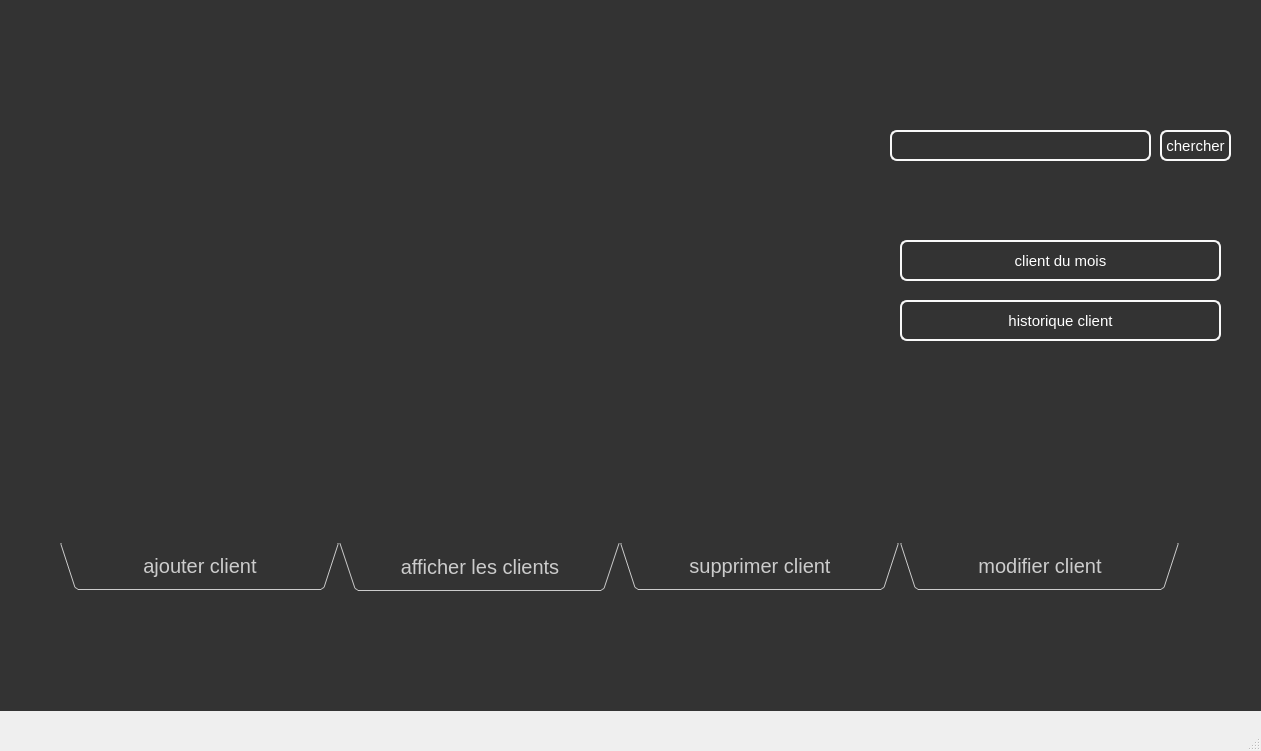
<?xml version="1.0" encoding="UTF-8"?>
<ui version="4.0">
 <class>MainWindow</class>
 <widget class="QMainWindow" name="MainWindow">
  <property name="geometry">
   <rect>
    <x>0</x>
    <y>0</y>
    <width>1261</width>
    <height>751</height>
   </rect>
  </property>
  <property name="windowTitle">
   <string>ajout_de_produit</string>
  </property>
  <widget class="QWidget" name="centralwidget">
   <widget class="QLabel" name="label_6">
    <property name="geometry">
     <rect>
      <x>0</x>
      <y>0</y>
      <width>1261</width>
      <height>711</height>
     </rect>
    </property>
    <property name="font">
     <font>
      <kerning>true</kerning>
     </font>
    </property>
    <property name="focusPolicy">
     <enum>Qt::StrongFocus</enum>
    </property>
    <property name="toolTip">
     <string/>
    </property>
    <property name="autoFillBackground">
     <bool>false</bool>
    </property>
    <property name="styleSheet">
     <string notr="true">QFrame 
{
background :#333;

}
/*background-image: url(&quot;Bureau/projet off/background.png&quot;);*/
</string>
    </property>
    <property name="text">
     <string/>
    </property>
    <property name="pixmap">
     <pixmap>../background.png</pixmap>
    </property>
    <property name="scaledContents">
     <bool>true</bool>
    </property>
   </widget>
   <widget class="QTabWidget" name="tabWidget">
    <property name="geometry">
     <rect>
      <x>60</x>
      <y>50</y>
      <width>1191</width>
      <height>541</height>
     </rect>
    </property>
    <property name="styleSheet">
     <string notr="true">QWidget{background:transparent} QTabWidget::pane{border: 1px;border-color:red;background-color: transparent;} 
QTabBar::tab {background-color: transparent;color: #ccc;width: 280px;height:48px;font-size:20px} 

QTabBar::tab:hover{
color: white;
background-color:#D81515;
border-width: 2px;
border-color: #000000;;
border-style: solid;
border-radius: 7;
padding: 3px;
font-size: 25px;


}</string>
    </property>
    <property name="tabPosition">
     <enum>QTabWidget::South</enum>
    </property>
    <property name="tabShape">
     <enum>QTabWidget::Triangular</enum>
    </property>
    <property name="currentIndex">
     <number>1</number>
    </property>
    <property name="usesScrollButtons">
     <bool>true</bool>
    </property>
    <widget class="QWidget" name="ajouter">
     <attribute name="title">
      <string>ajouter client</string>
     </attribute>
     <widget class="QGroupBox" name="groupBox">
      <property name="geometry">
       <rect>
        <x>160</x>
        <y>30</y>
        <width>781</width>
        <height>461</height>
       </rect>
      </property>
      <property name="font">
       <font>
        <weight>75</weight>
        <bold>true</bold>
       </font>
      </property>
      <property name="styleSheet">
       <string notr="true">color: white;</string>
      </property>
      <property name="title">
       <string>ajout</string>
      </property>
      <widget class="QLabel" name="label_7">
       <property name="geometry">
        <rect>
         <x>120</x>
         <y>250</y>
         <width>91</width>
         <height>16</height>
        </rect>
       </property>
       <property name="font">
        <font>
         <pointsize>12</pointsize>
         <weight>75</weight>
         <bold>true</bold>
        </font>
       </property>
       <property name="styleSheet">
        <string notr="true">color: white;</string>
       </property>
       <property name="text">
        <string>type client</string>
       </property>
      </widget>
      <widget class="QLabel" name="label_5">
       <property name="geometry">
        <rect>
         <x>120</x>
         <y>190</y>
         <width>51</width>
         <height>16</height>
        </rect>
       </property>
       <property name="font">
        <font>
         <pointsize>12</pointsize>
         <weight>75</weight>
         <bold>true</bold>
        </font>
       </property>
       <property name="styleSheet">
        <string notr="true">color: white;</string>
       </property>
       <property name="text">
        <string>nb pts </string>
       </property>
      </widget>
      <widget class="QPushButton" name="reset">
       <property name="geometry">
        <rect>
         <x>400</x>
         <y>390</y>
         <width>201</width>
         <height>41</height>
        </rect>
       </property>
       <property name="styleSheet">
        <string notr="true">QPushButton{

color: white;
background-color:Transparent;;
border-width: 2px;
border-color: #F9F9F9;
border-style: solid;
border-radius: 7;
padding: 3px;
font-size: 15px;


}</string>
       </property>
       <property name="text">
        <string>reset</string>
       </property>
      </widget>
      <widget class="QLabel" name="label_2">
       <property name="geometry">
        <rect>
         <x>120</x>
         <y>90</y>
         <width>56</width>
         <height>16</height>
        </rect>
       </property>
       <property name="font">
        <font>
         <pointsize>12</pointsize>
         <weight>75</weight>
         <bold>true</bold>
        </font>
       </property>
       <property name="styleSheet">
        <string notr="true">color: white;</string>
       </property>
       <property name="text">
        <string>nom</string>
       </property>
      </widget>
      <widget class="QLineEdit" name="id">
       <property name="geometry">
        <rect>
         <x>250</x>
         <y>30</y>
         <width>221</width>
         <height>31</height>
        </rect>
       </property>
       <property name="styleSheet">
        <string notr="true">QLineEdit{
color: white;
background-color:Transparent;;
border-width: 2px;
border-color: #F9F9F9;
border-style: solid;
border-radius: 7;
padding: 3px;
font-size: 15px;

}
QLineEdit:focus
{border:2px solid #FBAD25;
}</string>
       </property>
      </widget>
      <widget class="QLineEdit" name="classe">
       <property name="geometry">
        <rect>
         <x>250</x>
         <y>240</y>
         <width>221</width>
         <height>31</height>
        </rect>
       </property>
       <property name="styleSheet">
        <string notr="true">QLineEdit{
color: white;
background-color:Transparent;;
border-width: 2px;
border-color: #F9F9F9;
border-style: solid;
border-radius: 7;
padding: 3px;
font-size: 15px;

}
QLineEdit:focus
{border:2px solid #FBAD25;
}</string>
       </property>
      </widget>
      <widget class="QPushButton" name="pb_ajouter">
       <property name="geometry">
        <rect>
         <x>160</x>
         <y>390</y>
         <width>201</width>
         <height>41</height>
        </rect>
       </property>
       <property name="styleSheet">
        <string notr="true">QPushButton{

color: white;
background-color:Transparent;;
border-width: 2px;
border-color: #F9F9F9;
border-style: solid;
border-radius: 7;
padding: 3px;
font-size: 15px;


}
QPushButton:focus
{border:2px solid #FBAD25;
}</string>
       </property>
       <property name="text">
        <string>ajouter</string>
       </property>
      </widget>
      <widget class="QLineEdit" name="nom">
       <property name="geometry">
        <rect>
         <x>250</x>
         <y>80</y>
         <width>221</width>
         <height>31</height>
        </rect>
       </property>
       <property name="styleSheet">
        <string notr="true">QLineEdit{
color: white;
background-color:Transparent;;
border-width: 2px;
border-color: #F9F9F9;
border-style: solid;
border-radius: 7;
padding: 3px;
font-size: 15px;

}
QLineEdit:focus
{border:2px solid #FBAD25;
}</string>
       </property>
      </widget>
      <widget class="QLineEdit" name="prenom">
       <property name="geometry">
        <rect>
         <x>250</x>
         <y>130</y>
         <width>221</width>
         <height>31</height>
        </rect>
       </property>
       <property name="styleSheet">
        <string notr="true">QLineEdit{
color: white;
background-color:Transparent;;
border-width: 2px;
border-color: #F9F9F9;
border-style: solid;
border-radius: 7;
padding: 3px;
font-size: 15px;

}
QLineEdit:focus
{border:2px solid #FBAD25;
}</string>
       </property>
      </widget>
      <widget class="QLineEdit" name="cadeau_client">
       <property name="geometry">
        <rect>
         <x>250</x>
         <y>310</y>
         <width>221</width>
         <height>31</height>
        </rect>
       </property>
       <property name="styleSheet">
        <string notr="true">QLineEdit{
color: white;
background-color:Transparent;;
border-width: 2px;
border-color: #F9F9F9;
border-style: solid;
border-radius: 7;
padding: 3px;
font-size: 15px;

}
QLineEdit:focus
{border:2px solid #FBAD25;
}</string>
       </property>
      </widget>
      <widget class="QSpinBox" name="nbpts">
       <property name="geometry">
        <rect>
         <x>280</x>
         <y>180</y>
         <width>42</width>
         <height>22</height>
        </rect>
       </property>
      </widget>
      <widget class="QLabel" name="label">
       <property name="geometry">
        <rect>
         <x>120</x>
         <y>40</y>
         <width>101</width>
         <height>16</height>
        </rect>
       </property>
       <property name="font">
        <font>
         <pointsize>12</pointsize>
         <weight>75</weight>
         <bold>true</bold>
        </font>
       </property>
       <property name="styleSheet">
        <string notr="true">color: white;</string>
       </property>
       <property name="text">
        <string>id client</string>
       </property>
      </widget>
      <widget class="QLabel" name="label_8">
       <property name="geometry">
        <rect>
         <x>110</x>
         <y>320</y>
         <width>131</width>
         <height>16</height>
        </rect>
       </property>
       <property name="font">
        <font>
         <pointsize>12</pointsize>
         <weight>75</weight>
         <italic>false</italic>
         <bold>true</bold>
        </font>
       </property>
       <property name="styleSheet">
        <string notr="true">color: white;</string>
       </property>
       <property name="text">
        <string>cadeau client</string>
       </property>
      </widget>
      <widget class="QLabel" name="label_4">
       <property name="geometry">
        <rect>
         <x>120</x>
         <y>140</y>
         <width>81</width>
         <height>20</height>
        </rect>
       </property>
       <property name="font">
        <font>
         <pointsize>12</pointsize>
         <weight>75</weight>
         <bold>true</bold>
        </font>
       </property>
       <property name="styleSheet">
        <string notr="true">color: white;</string>
       </property>
       <property name="text">
        <string>prenom</string>
       </property>
      </widget>
     </widget>
    </widget>
    <widget class="QWidget" name="afficher">
     <attribute name="title">
      <string>afficher les clients</string>
     </attribute>
     <widget class="QTableView" name="tab_client">
      <property name="geometry">
       <rect>
        <x>40</x>
        <y>40</y>
        <width>761</width>
        <height>401</height>
       </rect>
      </property>
      <property name="styleSheet">
       <string notr="true">QTableView
{
    alternate-background-color: #1F1F1F;
    gridline-color: white;
    color: white;

    font: 75 9pt &quot;MS Shell Dlg 2&quot;;
}
QTableView::item 
{
    color: white;
}

QTableView::item:focus
{
    color: gray;
    background: #0063cd;
}
QTableView::item:selected
{
    color: red;
    background: #0063cd;
}

QCheckBox::indicator:checked, QCheckBox::indicator:unchecked{
    color: #b1b1b1;
    background-color: #323232;
    border: 1px solid #b1b1b1;
    border-radius: 1px;
    width: 7px;
    height: 7px;
    margin: 0px 5px 0 5px;
}

    padding-left:10px;
    height:100px;
    width:180px;
    color: #5a5a5a;
    border-bottom :1px solid #f0f0f0;</string>
      </property>
     </widget>
     <widget class="QPushButton" name="pb_client_dumois">
      <property name="geometry">
       <rect>
        <x>840</x>
        <y>190</y>
        <width>321</width>
        <height>41</height>
       </rect>
      </property>
      <property name="styleSheet">
       <string notr="true">QPushButton{

color: white;
background-color:Transparent;;
border-width: 2px;
border-color: #F9F9F9;
border-style: solid;
border-radius: 7;
padding: 3px;
font-size: 15px;


}
QPushButton:focus
{border:2px solid #FBAD25;
}</string>
      </property>
      <property name="text">
       <string>client du mois</string>
      </property>
     </widget>
     <widget class="QPushButton" name="pb_historique_client">
      <property name="geometry">
       <rect>
        <x>840</x>
        <y>250</y>
        <width>321</width>
        <height>41</height>
       </rect>
      </property>
      <property name="styleSheet">
       <string notr="true">QPushButton{

color: white;
background-color:Transparent;;
border-width: 2px;
border-color: #F9F9F9;
border-style: solid;
border-radius: 7;
padding: 3px;
font-size: 15px;


}
QPushButton:focus
{border:2px solid #FBAD25;
}</string>
      </property>
      <property name="text">
       <string>historique client</string>
      </property>
     </widget>
     <widget class="QLineEdit" name="id_3">
      <property name="geometry">
       <rect>
        <x>830</x>
        <y>80</y>
        <width>261</width>
        <height>31</height>
       </rect>
      </property>
      <property name="styleSheet">
       <string notr="true">QLineEdit{
color: white;
background-color:Transparent;;
border-width: 2px;
border-color: #F9F9F9;
border-style: solid;
border-radius: 7;
padding: 3px;
font-size: 15px;

}
QLineEdit:focus
{border:2px solid #FBAD25;
}</string>
      </property>
     </widget>
     <widget class="QPushButton" name="pb_client_dumois_2">
      <property name="geometry">
       <rect>
        <x>1100</x>
        <y>80</y>
        <width>71</width>
        <height>31</height>
       </rect>
      </property>
      <property name="styleSheet">
       <string notr="true">QPushButton{

color: white;
background-color:Transparent;;
border-width: 2px;
border-color: #F9F9F9;
border-style: solid;
border-radius: 7;
padding: 3px;
font-size: 15px;


}
QPushButton:focus
{border:2px solid #FBAD25;
}</string>
      </property>
      <property name="text">
       <string>chercher</string>
      </property>
     </widget>
    </widget>
    <widget class="QWidget" name="supprimer">
     <attribute name="title">
      <string>supprimer client</string>
     </attribute>
     <widget class="QGroupBox" name="groupBox_suppression">
      <property name="geometry">
       <rect>
        <x>350</x>
        <y>100</y>
        <width>421</width>
        <height>251</height>
       </rect>
      </property>
      <property name="font">
       <font>
        <weight>75</weight>
        <bold>true</bold>
       </font>
      </property>
      <property name="styleSheet">
       <string notr="true">color: white;</string>
      </property>
      <property name="title">
       <string>suppression</string>
      </property>
      <widget class="QLabel" name="label_3">
       <property name="geometry">
        <rect>
         <x>30</x>
         <y>50</y>
         <width>141</width>
         <height>20</height>
        </rect>
       </property>
       <property name="font">
        <font>
         <pointsize>12</pointsize>
         <weight>75</weight>
         <bold>true</bold>
        </font>
       </property>
       <property name="styleSheet">
        <string notr="true">color: white;</string>
       </property>
       <property name="text">
        <string>id client :</string>
       </property>
      </widget>
      <widget class="QLineEdit" name="id_supp">
       <property name="geometry">
        <rect>
         <x>190</x>
         <y>50</y>
         <width>113</width>
         <height>21</height>
        </rect>
       </property>
       <property name="styleSheet">
        <string notr="true">QLineEdit{
color: white;
background-color:Transparent;;
border-width: 2px;
border-color: #F9F9F9;
border-style: solid;
border-radius: 7;
padding: 3px;
font-size: 15px;

}
QLineEdit:focus
{border:2px solid #FBAD25;
}</string>
       </property>
      </widget>
      <widget class="QPushButton" name="pb_supprimer">
       <property name="geometry">
        <rect>
         <x>170</x>
         <y>160</y>
         <width>81</width>
         <height>31</height>
        </rect>
       </property>
       <property name="styleSheet">
        <string notr="true">QPushButton{

color: white;
background-color:Transparent;;
border-width: 2px;
border-color: #F9F9F9;
border-style: solid;
border-radius: 7;
padding: 3px;
font-size: 15px;


}
QPushButton:focus
{border:2px solid #FBAD25;
}</string>
       </property>
       <property name="text">
        <string>supprimer</string>
       </property>
      </widget>
     </widget>
    </widget>
    <widget class="QWidget" name="modifier">
     <attribute name="title">
      <string>modifier client</string>
     </attribute>
     <widget class="QGroupBox" name="groupBox_2">
      <property name="geometry">
       <rect>
        <x>180</x>
        <y>20</y>
        <width>781</width>
        <height>461</height>
       </rect>
      </property>
      <property name="font">
       <font>
        <weight>75</weight>
        <bold>true</bold>
       </font>
      </property>
      <property name="styleSheet">
       <string notr="true">color: white;</string>
      </property>
      <property name="title">
       <string>ajout</string>
      </property>
      <widget class="QLabel" name="label_9">
       <property name="geometry">
        <rect>
         <x>120</x>
         <y>250</y>
         <width>91</width>
         <height>16</height>
        </rect>
       </property>
       <property name="font">
        <font>
         <pointsize>12</pointsize>
         <weight>75</weight>
         <bold>true</bold>
        </font>
       </property>
       <property name="styleSheet">
        <string notr="true">color: white;</string>
       </property>
       <property name="text">
        <string>type client</string>
       </property>
      </widget>
      <widget class="QLabel" name="label_10">
       <property name="geometry">
        <rect>
         <x>120</x>
         <y>190</y>
         <width>51</width>
         <height>16</height>
        </rect>
       </property>
       <property name="font">
        <font>
         <pointsize>12</pointsize>
         <weight>75</weight>
         <bold>true</bold>
        </font>
       </property>
       <property name="styleSheet">
        <string notr="true">color: white;</string>
       </property>
       <property name="text">
        <string>nb pts </string>
       </property>
      </widget>
      <widget class="QPushButton" name="reset_2">
       <property name="geometry">
        <rect>
         <x>400</x>
         <y>390</y>
         <width>201</width>
         <height>41</height>
        </rect>
       </property>
       <property name="styleSheet">
        <string notr="true">QPushButton{

color: white;
background-color:Transparent;;
border-width: 2px;
border-color: #F9F9F9;
border-style: solid;
border-radius: 7;
padding: 3px;
font-size: 15px;


}</string>
       </property>
       <property name="text">
        <string>reset</string>
       </property>
      </widget>
      <widget class="QLabel" name="label_11">
       <property name="geometry">
        <rect>
         <x>120</x>
         <y>90</y>
         <width>56</width>
         <height>16</height>
        </rect>
       </property>
       <property name="font">
        <font>
         <pointsize>12</pointsize>
         <weight>75</weight>
         <bold>true</bold>
        </font>
       </property>
       <property name="styleSheet">
        <string notr="true">color: white;</string>
       </property>
       <property name="text">
        <string>nom</string>
       </property>
      </widget>
      <widget class="QLineEdit" name="id_2">
       <property name="geometry">
        <rect>
         <x>250</x>
         <y>30</y>
         <width>221</width>
         <height>31</height>
        </rect>
       </property>
       <property name="styleSheet">
        <string notr="true">QLineEdit{
color: white;
background-color:Transparent;;
border-width: 2px;
border-color: #F9F9F9;
border-style: solid;
border-radius: 7;
padding: 3px;
font-size: 15px;

}
QLineEdit:focus
{border:2px solid #FBAD25;
}</string>
       </property>
      </widget>
      <widget class="QLineEdit" name="classe_2">
       <property name="geometry">
        <rect>
         <x>250</x>
         <y>240</y>
         <width>221</width>
         <height>31</height>
        </rect>
       </property>
       <property name="styleSheet">
        <string notr="true">QLineEdit{
color: white;
background-color:Transparent;;
border-width: 2px;
border-color: #F9F9F9;
border-style: solid;
border-radius: 7;
padding: 3px;
font-size: 15px;

}
QLineEdit:focus
{border:2px solid #FBAD25;
}</string>
       </property>
      </widget>
      <widget class="QPushButton" name="pb_ajouter_2">
       <property name="geometry">
        <rect>
         <x>160</x>
         <y>390</y>
         <width>201</width>
         <height>41</height>
        </rect>
       </property>
       <property name="styleSheet">
        <string notr="true">QPushButton{

color: white;
background-color:Transparent;;
border-width: 2px;
border-color: #F9F9F9;
border-style: solid;
border-radius: 7;
padding: 3px;
font-size: 15px;


}
QPushButton:focus
{border:2px solid #FBAD25;
}</string>
       </property>
       <property name="text">
        <string>modifier</string>
       </property>
      </widget>
      <widget class="QLineEdit" name="nom_2">
       <property name="geometry">
        <rect>
         <x>250</x>
         <y>80</y>
         <width>221</width>
         <height>31</height>
        </rect>
       </property>
       <property name="styleSheet">
        <string notr="true">QLineEdit{
color: white;
background-color:Transparent;;
border-width: 2px;
border-color: #F9F9F9;
border-style: solid;
border-radius: 7;
padding: 3px;
font-size: 15px;

}
QLineEdit:focus
{border:2px solid #FBAD25;
}</string>
       </property>
      </widget>
      <widget class="QLineEdit" name="prenom_2">
       <property name="geometry">
        <rect>
         <x>250</x>
         <y>130</y>
         <width>221</width>
         <height>31</height>
        </rect>
       </property>
       <property name="styleSheet">
        <string notr="true">QLineEdit{
color: white;
background-color:Transparent;;
border-width: 2px;
border-color: #F9F9F9;
border-style: solid;
border-radius: 7;
padding: 3px;
font-size: 15px;

}
QLineEdit:focus
{border:2px solid #FBAD25;
}</string>
       </property>
      </widget>
      <widget class="QLineEdit" name="cadeau_client_2">
       <property name="geometry">
        <rect>
         <x>250</x>
         <y>310</y>
         <width>221</width>
         <height>31</height>
        </rect>
       </property>
       <property name="styleSheet">
        <string notr="true">QLineEdit{
color: white;
background-color:Transparent;;
border-width: 2px;
border-color: #F9F9F9;
border-style: solid;
border-radius: 7;
padding: 3px;
font-size: 15px;

}
QLineEdit:focus
{border:2px solid #FBAD25;
}</string>
       </property>
      </widget>
      <widget class="QSpinBox" name="nbpts_2">
       <property name="geometry">
        <rect>
         <x>280</x>
         <y>180</y>
         <width>42</width>
         <height>22</height>
        </rect>
       </property>
      </widget>
      <widget class="QLabel" name="label_12">
       <property name="geometry">
        <rect>
         <x>120</x>
         <y>40</y>
         <width>101</width>
         <height>16</height>
        </rect>
       </property>
       <property name="font">
        <font>
         <pointsize>12</pointsize>
         <weight>75</weight>
         <bold>true</bold>
        </font>
       </property>
       <property name="styleSheet">
        <string notr="true">color: white;</string>
       </property>
       <property name="text">
        <string>id client</string>
       </property>
      </widget>
      <widget class="QLabel" name="label_13">
       <property name="geometry">
        <rect>
         <x>110</x>
         <y>320</y>
         <width>131</width>
         <height>16</height>
        </rect>
       </property>
       <property name="font">
        <font>
         <pointsize>12</pointsize>
         <weight>75</weight>
         <italic>false</italic>
         <bold>true</bold>
        </font>
       </property>
       <property name="styleSheet">
        <string notr="true">color: white;</string>
       </property>
       <property name="text">
        <string>cadeau client</string>
       </property>
      </widget>
      <widget class="QLabel" name="label_14">
       <property name="geometry">
        <rect>
         <x>120</x>
         <y>140</y>
         <width>81</width>
         <height>20</height>
        </rect>
       </property>
       <property name="font">
        <font>
         <pointsize>12</pointsize>
         <weight>75</weight>
         <bold>true</bold>
        </font>
       </property>
       <property name="styleSheet">
        <string notr="true">color: white;</string>
       </property>
       <property name="text">
        <string>prenom</string>
       </property>
      </widget>
     </widget>
    </widget>
   </widget>
  </widget>
  <widget class="QMenuBar" name="menubar">
   <property name="geometry">
    <rect>
     <x>0</x>
     <y>0</y>
     <width>1261</width>
     <height>22</height>
    </rect>
   </property>
  </widget>
  <widget class="QStatusBar" name="statusbar"/>
 </widget>
 <resources/>
 <connections/>
</ui>
